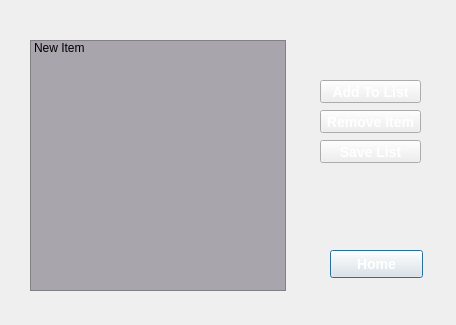
<?xml version="1.0" encoding="UTF-8"?>
<ui version="4.0">
 <class>ShoppingPage</class>
 <widget class="QDialog" name="ShoppingPage">
  <property name="geometry">
   <rect>
    <x>0</x>
    <y>0</y>
    <width>456</width>
    <height>325</height>
   </rect>
  </property>
  <property name="windowTitle">
   <string>Dialog</string>
  </property>
  <property name="styleSheet">
   <string notr="true"/>
  </property>
  <widget class="QPushButton" name="HomeButton3">
   <property name="geometry">
    <rect>
     <x>330</x>
     <y>250</y>
     <width>93</width>
     <height>28</height>
    </rect>
   </property>
   <property name="styleSheet">
    <string notr="true">font: bold 14px;
    color: white;</string>
   </property>
   <property name="text">
    <string>Home</string>
   </property>
  </widget>
  <widget class="QListWidget" name="ShoppingList">
   <property name="geometry">
    <rect>
     <x>30</x>
     <y>40</y>
     <width>256</width>
     <height>251</height>
    </rect>
   </property>
   <property name="styleSheet">
    <string notr="true">background-color: rgb(168, 165, 173);</string>
   </property>
   <item>
    <property name="text">
     <string>New Item</string>
    </property>
    <property name="flags">
     <set>ItemIsSelectable|ItemIsEditable|ItemIsDragEnabled|ItemIsUserCheckable|ItemIsEnabled</set>
    </property>
   </item>
  </widget>
  <widget class="QPushButton" name="AddButton">
   <property name="geometry">
    <rect>
     <x>320</x>
     <y>80</y>
     <width>101</width>
     <height>23</height>
    </rect>
   </property>
   <property name="styleSheet">
    <string notr="true">font: bold 14px;
    color: white;</string>
   </property>
   <property name="text">
    <string>Add To List</string>
   </property>
  </widget>
  <widget class="QPushButton" name="RemoveItem">
   <property name="geometry">
    <rect>
     <x>320</x>
     <y>110</y>
     <width>101</width>
     <height>23</height>
    </rect>
   </property>
   <property name="styleSheet">
    <string notr="true">font: bold 14px;
    color: white;</string>
   </property>
   <property name="text">
    <string>Remove Item</string>
   </property>
  </widget>
  <widget class="QPushButton" name="SaveList">
   <property name="geometry">
    <rect>
     <x>320</x>
     <y>140</y>
     <width>101</width>
     <height>23</height>
    </rect>
   </property>
   <property name="styleSheet">
    <string notr="true">font: bold 14px;
    color: white;</string>
   </property>
   <property name="text">
    <string>Save List</string>
   </property>
  </widget>
 </widget>
 <resources/>
 <connections>
  <connection>
   <sender>HomeButton3</sender>
   <signal>clicked()</signal>
   <receiver>ShoppingPage</receiver>
   <slot>reject()</slot>
   <hints>
    <hint type="sourcelabel">
     <x>339</x>
     <y>252</y>
    </hint>
    <hint type="destinationlabel">
     <x>319</x>
     <y>264</y>
    </hint>
   </hints>
  </connection>
 </connections>
 <slots>
  <signal>addItem()</signal>
 </slots>
</ui>
